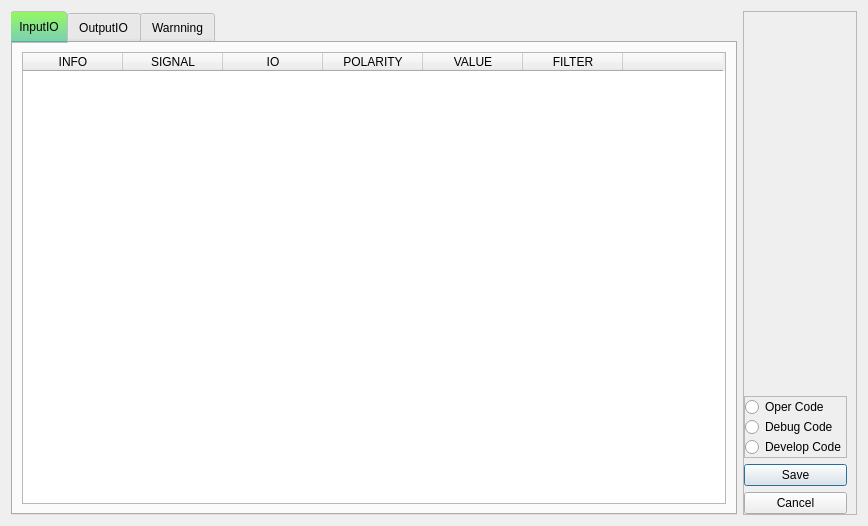
<?xml version="1.0" encoding="UTF-8"?>
<ui version="4.0">
 <class>IODialog</class>
 <widget class="QDialog" name="IODialog">
  <property name="geometry">
   <rect>
    <x>0</x>
    <y>0</y>
    <width>868</width>
    <height>526</height>
   </rect>
  </property>
  <property name="windowTitle">
   <string>Dialog</string>
  </property>
  <layout class="QHBoxLayout" name="horizontalLayout_6">
   <item>
    <widget class="QTabWidget" name="tabWidget">
     <property name="focusPolicy">
      <enum>Qt::NoFocus</enum>
     </property>
     <property name="styleSheet">
      <string notr="true">QTabBar::tab:selected {
	background-color: qlineargradient(spread:pad, x1:0.493, y1:1, x2:0.489, y2:0, stop:0 rgba(0, 170, 127, 125), stop:0.986667 rgba(85, 255, 0, 150));
 border: 1px solid rgb(190, 190, 190);
 border-top-left-radius: 4px;
 border-top-right-radius: 5px;
 max-height: 0.8em;
 min-width: 2em;
 padding: 8px;
 margin-left: -1px;
 margin-right: -1px;
}</string>
     </property>
     <property name="currentIndex">
      <number>0</number>
     </property>
     <widget class="QWidget" name="tab">
      <attribute name="title">
       <string>InputIO</string>
      </attribute>
      <layout class="QVBoxLayout" name="verticalLayout_3">
       <item>
        <widget class="QTableWidget" name="table_io_input">
         <property name="columnCount">
          <number>7</number>
         </property>
         <column>
          <property name="text">
           <string>INFO</string>
          </property>
         </column>
         <column>
          <property name="text">
           <string>SIGNAL</string>
          </property>
         </column>
         <column>
          <property name="text">
           <string>IO</string>
          </property>
         </column>
         <column>
          <property name="text">
           <string>POLARITY</string>
          </property>
         </column>
         <column>
          <property name="text">
           <string>VALUE</string>
          </property>
         </column>
         <column>
          <property name="text">
           <string>FILTER</string>
          </property>
         </column>
         <column>
          <property name="text">
           <string/>
          </property>
         </column>
        </widget>
       </item>
      </layout>
     </widget>
     <widget class="QWidget" name="tab_2">
      <attribute name="title">
       <string>OutputIO</string>
      </attribute>
      <layout class="QVBoxLayout" name="verticalLayout_2">
       <item>
        <widget class="QTableWidget" name="table_io_output">
         <property name="columnCount">
          <number>6</number>
         </property>
         <column>
          <property name="text">
           <string>INFO</string>
          </property>
         </column>
         <column>
          <property name="text">
           <string>SIGNAL</string>
          </property>
         </column>
         <column>
          <property name="text">
           <string>IO</string>
          </property>
         </column>
         <column>
          <property name="text">
           <string>POLARITY</string>
          </property>
         </column>
         <column>
          <property name="text">
           <string>VALUE</string>
          </property>
         </column>
         <column>
          <property name="text">
           <string/>
          </property>
         </column>
        </widget>
       </item>
      </layout>
     </widget>
     <widget class="QWidget" name="tab_3">
      <property name="enabled">
       <bool>true</bool>
      </property>
      <property name="focusPolicy">
       <enum>Qt::TabFocus</enum>
      </property>
      <attribute name="title">
       <string>Warnning</string>
      </attribute>
      <layout class="QHBoxLayout" name="horizontalLayout_5" stretch="2,3">
       <item>
        <widget class="QListWidget" name="warnlistview"/>
       </item>
       <item>
        <widget class="QFrame" name="frame">
         <property name="frameShape">
          <enum>QFrame::StyledPanel</enum>
         </property>
         <property name="frameShadow">
          <enum>QFrame::Raised</enum>
         </property>
         <layout class="QVBoxLayout" name="verticalLayout_5">
          <item>
           <widget class="QFrame" name="effframe">
            <property name="frameShape">
             <enum>QFrame::StyledPanel</enum>
            </property>
            <property name="frameShadow">
             <enum>QFrame::Raised</enum>
            </property>
            <layout class="QHBoxLayout" name="horizontalLayout_4">
             <item>
              <widget class="QLabel" name="label_3">
               <property name="text">
                <string>Effect:</string>
               </property>
              </widget>
             </item>
             <item>
              <widget class="QRadioButton" name="effenable">
               <property name="text">
                <string>Enable</string>
               </property>
              </widget>
             </item>
             <item>
              <widget class="QRadioButton" name="effdisable">
               <property name="text">
                <string>Disable</string>
               </property>
              </widget>
             </item>
            </layout>
           </widget>
          </item>
          <item>
           <widget class="QFrame" name="porfame">
            <property name="frameShape">
             <enum>QFrame::StyledPanel</enum>
            </property>
            <property name="frameShadow">
             <enum>QFrame::Raised</enum>
            </property>
            <layout class="QHBoxLayout" name="horizontalLayout_3">
             <item>
              <widget class="QLabel" name="label_2">
               <property name="text">
                <string>Pol:</string>
               </property>
              </widget>
             </item>
             <item>
              <widget class="QRadioButton" name="porpos">
               <property name="text">
                <string>Postive</string>
               </property>
              </widget>
             </item>
             <item>
              <widget class="QRadioButton" name="porneg">
               <property name="text">
                <string>Negative</string>
               </property>
              </widget>
             </item>
            </layout>
           </widget>
          </item>
          <item>
           <widget class="QFrame" name="infoframe">
            <property name="frameShape">
             <enum>QFrame::StyledPanel</enum>
            </property>
            <property name="frameShadow">
             <enum>QFrame::Raised</enum>
            </property>
            <layout class="QHBoxLayout" name="horizontalLayout_2">
             <item>
              <widget class="QLabel" name="label">
               <property name="text">
                <string>Info:</string>
               </property>
              </widget>
             </item>
             <item>
              <widget class="QLineEdit" name="warninfo"/>
             </item>
            </layout>
           </widget>
          </item>
          <item>
           <widget class="QTableWidget" name="warntypetable"/>
          </item>
         </layout>
        </widget>
       </item>
      </layout>
     </widget>
    </widget>
   </item>
   <item>
    <widget class="QFrame" name="frame_2">
     <property name="minimumSize">
      <size>
       <width>0</width>
       <height>70</height>
      </size>
     </property>
     <property name="frameShape">
      <enum>QFrame::StyledPanel</enum>
     </property>
     <property name="frameShadow">
      <enum>QFrame::Raised</enum>
     </property>
     <layout class="QVBoxLayout" name="verticalLayout">
      <property name="leftMargin">
       <number>0</number>
      </property>
      <property name="topMargin">
       <number>0</number>
      </property>
      <property name="bottomMargin">
       <number>0</number>
      </property>
      <item>
       <spacer name="verticalSpacer">
        <property name="orientation">
         <enum>Qt::Vertical</enum>
        </property>
        <property name="sizeHint" stdset="0">
         <size>
          <width>20</width>
          <height>40</height>
         </size>
        </property>
       </spacer>
      </item>
      <item>
       <widget class="QFrame" name="frame_3">
        <property name="maximumSize">
         <size>
          <width>16777215</width>
          <height>70</height>
         </size>
        </property>
        <property name="frameShape">
         <enum>QFrame::StyledPanel</enum>
        </property>
        <property name="frameShadow">
         <enum>QFrame::Raised</enum>
        </property>
        <layout class="QVBoxLayout" name="verticalLayout_4">
         <property name="spacing">
          <number>0</number>
         </property>
         <property name="margin">
          <number>0</number>
         </property>
         <item>
          <widget class="QRadioButton" name="ra_operator_code">
           <property name="text">
            <string>Oper Code</string>
           </property>
          </widget>
         </item>
         <item>
          <widget class="QRadioButton" name="ra_debug_code">
           <property name="text">
            <string>Debug Code</string>
           </property>
          </widget>
         </item>
         <item>
          <widget class="QRadioButton" name="ra_develop_code">
           <property name="text">
            <string>Develop Code</string>
           </property>
          </widget>
         </item>
        </layout>
       </widget>
      </item>
      <item>
       <widget class="QPushButton" name="btn_save">
        <property name="text">
         <string>Save</string>
        </property>
       </widget>
      </item>
      <item>
       <widget class="QPushButton" name="btn_cancel">
        <property name="text">
         <string>Cancel</string>
        </property>
       </widget>
      </item>
     </layout>
    </widget>
   </item>
  </layout>
 </widget>
 <resources/>
 <connections/>
</ui>
